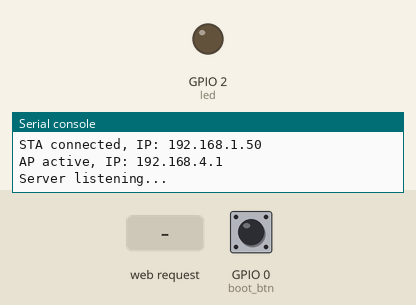
Simulated run of this program. Board: ESP32 board running MicroPython. Shown: output pins drawn as LEDs (lit = HIGH), the last lines printed to the serial console. Inputs (shaded band) come from the test bench; at power-on: GPIO 0 (boot_btn) HIGH. WiFi joins after 1.5 s; the board's own WiFi access point starts at once; web requests get an empty 200 reply after 0.4 s.

Above: at 3.2 s.
3.3 s: HTTP request GET /toggle received
At 3.8 s:
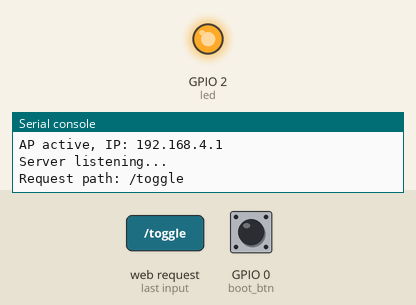
4.8 s: HTTP request GET / received
Timing chart, 0 to 7.8 s (numbered marks = the images above; inputs shaded):
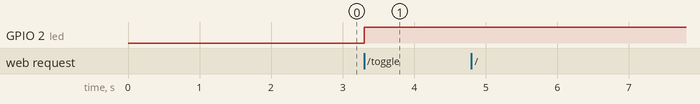

Measured:
- after the input at 3.3 s, GPIO 2 (led): LOW → HIGH at once

The program:

main.py
```python
import network
import usocket as socket
import ure
import gc

# --- Config AP + STA ---
STA_SSID = "JUNIA_LAB"
STA_PASSWORD = "813nV3nue@2025!"
AP_SSID = "ESP32_AP"
AP_PASSWORD = "12345678"

from machine import Pin
import time

# --- LED et bouton BOOT ---
led = Pin(2, Pin.OUT)
boot_btn = Pin(0, Pin.IN, Pin.PULL_UP)
led_state = False
last_btn_state = 1

# --- STA Wi-Fi ---
sta = network.WLAN(network.STA_IF)
sta.active(True)
if not sta.isconnected():
    print("Connecting to STA Wi-Fi...")
    sta.connect(STA_SSID, STA_PASSWORD)
    while not sta.isconnected():
        time.sleep(1)
print("STA connected, IP:", sta.ifconfig()[0])

# --- AP Wi-Fi ---
ap = network.WLAN(network.AP_IF)
ap.active(True)
ap.config(essid=AP_SSID, password=AP_PASSWORD)
print("AP active, IP:", ap.ifconfig()[0])

# --- Proxy HTTP chunké ---
def proxy_http(url, conn, chunk_size=512):
    try:
        m = ure.match(r"https?://([^/]+)(/.*)?", url)
        host, path = m.group(1), m.group(2) or "/"
        addr = socket.getaddrinfo(host, 80)[0][-1]
        s = socket.socket()
        s.connect(addr)
        s.send(b"GET %s HTTP/1.0\r\nHost: %s\r\n\r\n" % (path.encode(), host.encode()))

        conn.send(b"HTTP/1.0 200 OK\r\nContent-Type: text/html\r\n\r\n")
        while True:
            data = s.recv(chunk_size)
            if not data:
                break
            conn.send(data)
        s.close()
    except Exception as e:
        print("Proxy error:", e)
        conn.send(b"<h1>Error fetching URL</h1>")
    finally:
        conn.close()
        gc.collect()

# --- Serveur HTTP AP ---
s = socket.socket(socket.AF_INET, socket.SOCK_STREAM)
s.bind(('0.0.0.0', 80))
s.listen(5)
print("Server listening...")

while True:
    # --- Vérifier bouton BOOT ---
    current = boot_btn.value()
    if last_btn_state == 1 and current == 0:
        led_state = not led_state
        led.value(led_state)
        print("BOOT pressed, LED:", "ON" if led_state else "OFF")
        time.sleep(0.2)
    last_btn_state = current

    # --- Accepter connexion ---
    conn, addr = s.accept()
    try:
        req = conn.recv(512).decode()
        path = req.split(' ')[1]
        print("Request path:", path)

        if path == "/":
            # pipeline direct de Google
            proxy_http("https://example.net/", conn)
        elif path == "/toggle":
            led_state = not led_state
            led.value(led_state)
            conn.send(b"HTTP/1.0 200 OK\r\nContent-type: text/plain\r\n\r\nOK")
            conn.close()
        else:
            conn.send(b"HTTP/1.0 404 Not Found\r\n\r\n")
            conn.close()
    except Exception as e:
        print("Error:", e)
        conn.close()
    finally:
        gc.collect()
```
